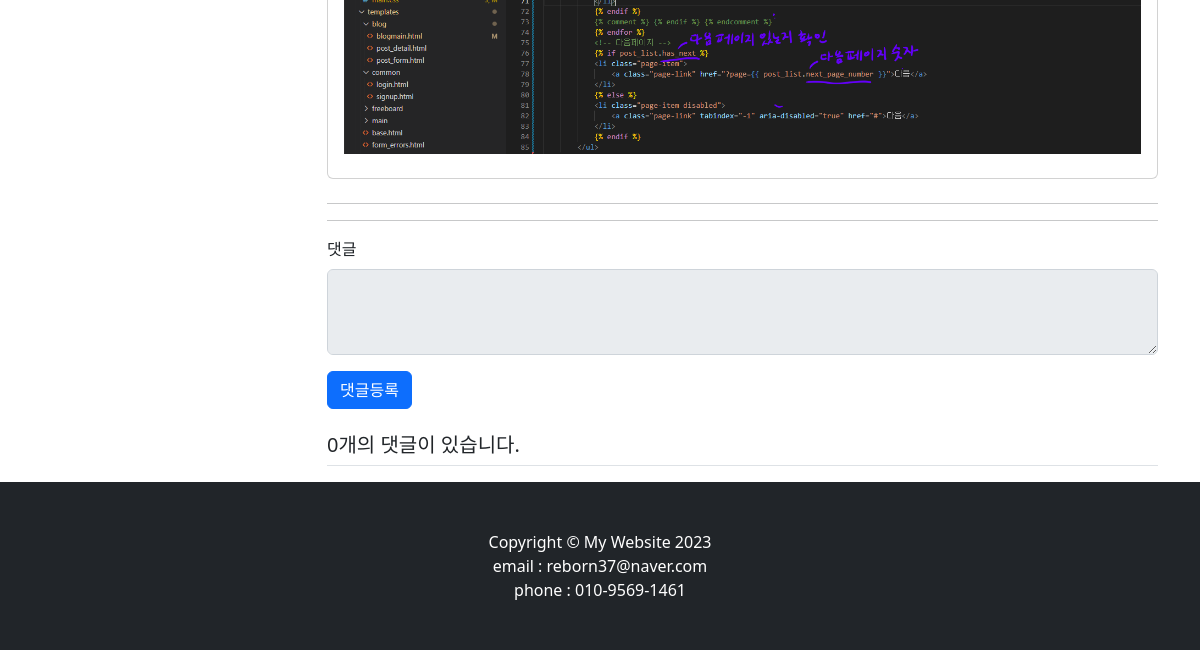
The page /blog/23/ (lower part) on the database as committed earlier.
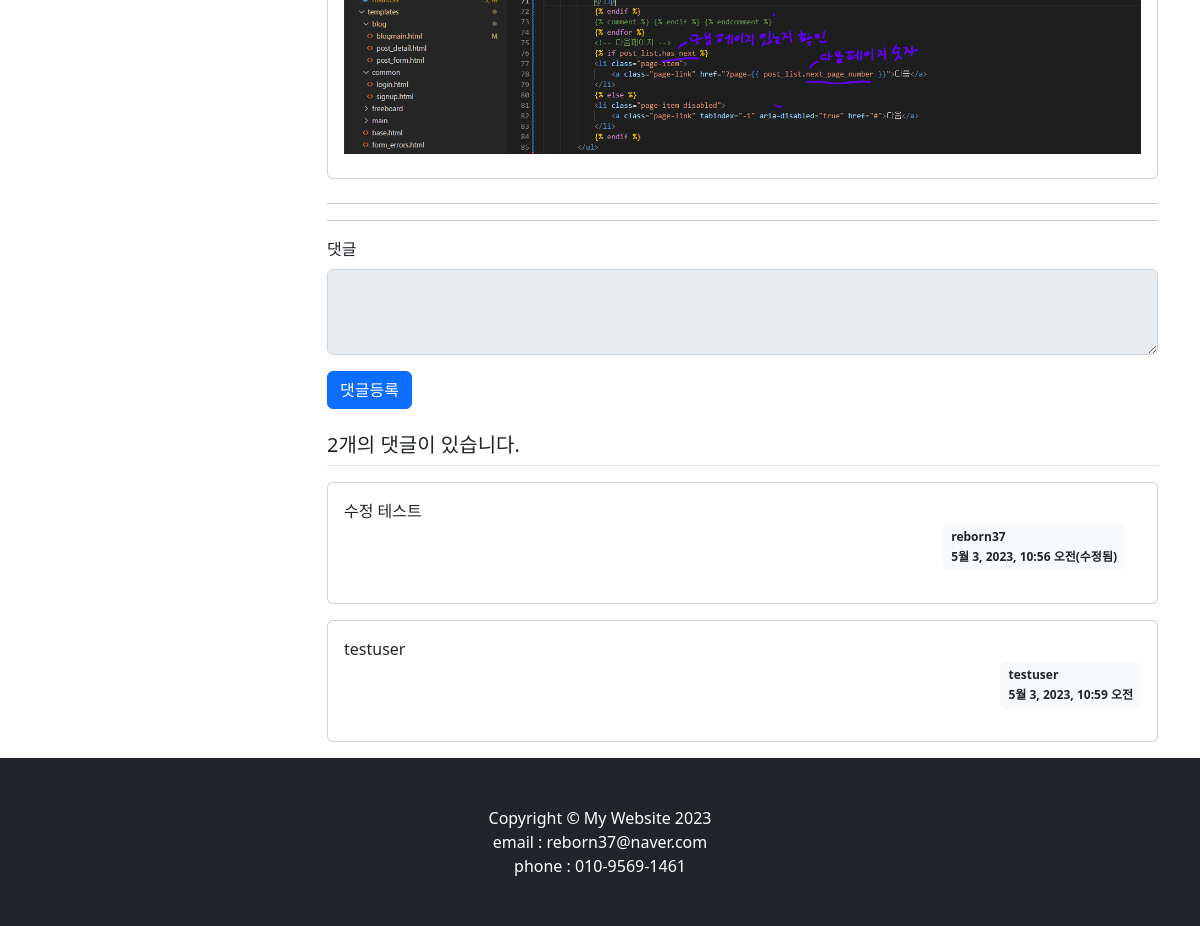
The same page on the database as committed later.
### blog/models.py (models this page shows, shortened)
class PostImage(models.Model):
    id = models.AutoField(primary_key=True)
    post = models.ForeignKey(Post, on_delete=models.CASCADE, related_name='image')
    image = models.ImageField(upload_to=image_upload_path)
    class Meta:
        db_table = 'post_image'

class Post(models.Model):
    id = models.AutoField(primary_key=True)
    title = models.CharField(max_length=200)
    author = models.ForeignKey(User, on_delete=models.CASCADE, related_name='author_question')
    content = models.TextField()
    create_date = models.DateTimeField()
    modify_date = models.DateTimeField(null=True, blank=True)
    click = models.IntegerField(null=True, default=0) # 클릭
    category = models.ForeignKey(Category,null=True,blank=True,on_delete=models.SET_NULL,related_name='blog_category')
    class Meta:
        db_table = 'post'

class Comment(models.Model):
    post = models.ForeignKey(Post, on_delete=models.CASCADE)
    author = models.ForeignKey(User, on_delete=models.CASCADE, related_name='author_answer')
    content = models.TextField()
    create_date = models.DateTimeField()
    modify_date = models.DateTimeField(null=True, blank=True)

### blog/views.py (the view)
# urls.py: path('<int:post_id>/',views.detail,name='detail'),
def detail(request, post_id):
    post = get_object_or_404(Post, pk=post_id)
    comments = countcomment(request)
    posts = countpost(request)
    context = {'post': post,'posts':posts,'comments':comments}
    return render(request, 'blog/post_detail.html', context)

### blog/views.py (called while the page is built)
def countpost(request):
    if request.user in User.objects.all(): # 유저가 로그인하면
        return Post.objects.filter(author_id=request.user).count() # 유저의 아이디=포스트 작성자 아이디 인 포스트들의 갯수를 세서 posts에 담아서 render
    else:
        return Post.objects

def countcomment(request):
    if request.user in User.objects.all():
        return Comment.objects.filter(author_id=request.user).count()
    else:
        return Comment.objects

### templates/blog/post_detail.html (shortened to what this page needs)
{% extends 'base.html' %}
{% block content %}
<div class="container">
    <div class="row">
        {% include  "leftbox.html" %}
        <div class='col-lg-9'>
            <div class='card mb-4'>
                <div class='card-body'>
                    <div class='card-text'>
                        {% if post.image %}
                        {% for i in post.image.all %}
                        <img src='{{i.image.url}}' class='mb-2 mt-2' style="width: 100%; height:auto;"/>
                        {% endfor %}
                        {% endif %}
                    </div>
                </div>
            </div>
            <hr/>
            <hr/>
            <form action="{% url 'blog:comment_create' post.id %}" method="post" class="my-3">
                <div class="mb-3">
                    <label for="content" class="form-label">댓글</label>
                    <textarea {% if not user.is_authenticated %}disabled{% endif %}
                    name="content" id="content" class="form-control" rows="3"></textarea>
                </div>
                <input type="submit" value="댓글등록" class="btn btn-primary">
            </form>
            <h5 class="border-bottom my-3 py-2">{{post.comment_set.count}}개의 댓글이 있습니다.</h5>
            {% for comment in post.comment_set.all %}
            <div class="card my-3">
                <div class="card-body">
                    <div class="card-text">{{ comment.content }}</div>
                    <div class="d-flex justify-content-end">
                        {% if comment.modify_date %}
                        <div class="badge bg-light text-dark p-2 text-start mx-3">
                            <div class="mb-2">{{ comment.author.username }}</div>
                            <div>{{ comment.modify_date }}(수정됨)</div>
                        </div>
                        {% else %}
                        <div class="badge bg-light text-dark p-2 text-start">
                            <div class="mb-2">{{ comment.author.username }}</div>
                            <div>{{ comment.create_date }}</div>
                        </div>
                        {% endif %}
                    </div>
                </div>
            </div>
            {% endfor %}
        </div>
    </div>
</div>
{% endblock %}

### templates/base.html (shortened to what this page needs)
{% load static %}
<!DOCTYPE html>
<html lang="ko">
<head>
    <link rel="stylesheet" type="text/css" href="{% static 'main.css' %}">
</head>
<body>
    {% block content %}
    {% endblock %}
    <footer class="py-5 bg-dark">
        <div class="container"><p class="m-0 text-center text-white">Copyright &copy; My Website 2023</p></div>
            <p class="m-0 text-center text-white">email : reborn37@naver.com</p>
            <p class="m-0 text-center text-white">phone : 010-9569-1461</p>
    </footer>
</body>
</html>

### templates/leftbox.html (shortened to what this page needs)
<div class="col-lg-3">
</div>

Rows that differ between the two databases and show on the page:
computed for Post: comment_set.count "0" → "2"
added Comment: content "수정 테스트", author.username "reborn37", modify_date "5월 3, 2023, 10:56 오전"
added Comment: content "testuser", author.username "testuser", create_date "5월 3, 2023, 10:59 오전"
